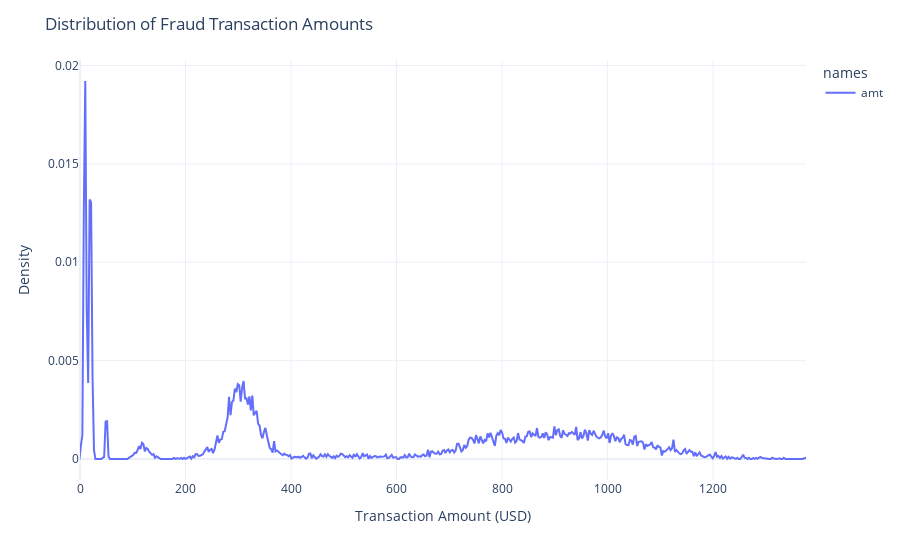
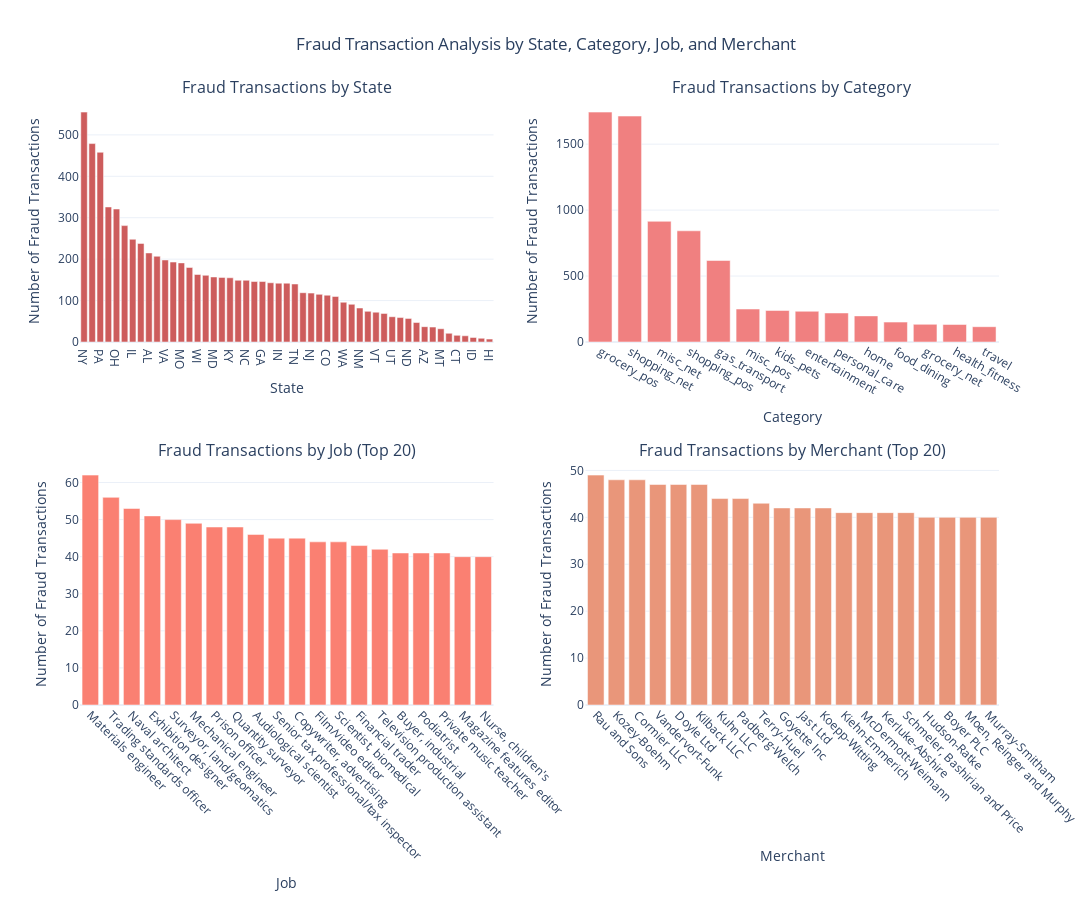

Notebook code for these charts, in order:
### Markdown cell above
Fraud statistics

### Code cell
import pandas as pd
import plotly.graph_objects as go
from plotly.subplots import make_subplots

# Fraud statistics
fraud_count = df_cleaned.filter(sf.col("is_fraud") == 1).count()
print(f"Total fraud transactions: {fraud_count}")

percentage_fraud = (fraud_count / total_count) * 100
print(f"Percentage of fraud transactions: {percentage_fraud:.2f}%")

fraud_data = df_cleaned.filter(sf.col("is_fraud") == 1)

max_amt_fraud = fraud_data.agg(sf.max("amt")).collect()[0][0]

# KDE plot of fraud data
kde_plot_fraud = fraud_data.plot.kde(column = "amt", bw_method=.9, template="plotly_white")
kde_plot_fraud.update_layout(title="Distribution of Fraud Transaction Amounts", xaxis_title="Transaction Amount (USD)", yaxis_title="Density")
kde_plot_fraud.update_xaxes(range=[0, max_amt_fraud])

kde_plot_fraud.show()

# --- New Bar Plots for Fraud Analysis ---

# Aggregate fraud data by 'state'
fraud_state_counts = fraud_data.groupBy("state").count().orderBy(sf.desc("count")).toPandas()

# Aggregate fraud data by 'category'
fraud_category_counts = fraud_data.groupBy("category").count().orderBy(sf.desc("count")).toPandas()

# Aggregate fraud data by 'job' (top 20 for readability)
fraud_job_counts = fraud_data.groupBy("job").count().orderBy(sf.desc("count")).limit(20).toPandas()

# Aggregate fraud data by 'merchant' (top 20 for readability)
fraud_merchant_counts = fraud_data.groupBy("merchant").count().orderBy(sf.desc("count")).limit(20).toPandas()

# Create subplots
fig_bar = make_subplots(
    rows=2, cols=2,
    subplot_titles=(
        'Fraud Transactions by State',
        'Fraud Transactions by Category',
        'Fraud Transactions by Job (Top 20)',
        'Fraud Transactions by Merchant (Top 20)'
    ),
    shared_yaxes=False, # Allow independent y-axes for different scales
    vertical_spacing=0.2,
    horizontal_spacing=0.1
)

# Plot 1: Fraud by State
fig_bar.add_trace(
    go.Bar(
        x=fraud_state_counts['state'],
        y=fraud_state_counts['count'],
        name='Fraud by State',
        marker_color='indianred'
    ),
    row=1, col=1
)
fig_bar.update_yaxes(title_text="Number of Fraud Transactions", row=1, col=1)
fig_bar.update_xaxes(title_text="State", row=1, col=1)


# Plot 2: Fraud by Category
fig_bar.add_trace(
    go.Bar(
        x=fraud_category_counts['category'],
        y=fraud_category_counts['count'],
        name='Fraud by Category',
        marker_color='lightcoral'
    ),
    row=1, col=2
)
fig_bar.update_yaxes(title_text="Number of Fraud Transactions", row=1, col=2)
fig_bar.update_xaxes(title_text="Category", row=1, col=2)


# Plot 3: Fraud by Job
fig_bar.add_trace(
    go.Bar(
        x=fraud_job_counts['job'],
        y=fraud_job_counts['count'],
        name='Fraud by Job',
        marker_color='salmon'
    ),
    row=2, col=1
)
fig_bar.update_yaxes(title_text="Number of Fraud Transactions", row=2, col=1)
fig_bar.update_xaxes(title_text="Job", row=2, col=1, tickangle=45)


# Plot 4: Fraud by Merchant
fig_bar.add_trace(
    go.Bar(
        x=fraud_merchant_counts['merchant'],
        y=fraud_merchant_counts['count'],
        name='Fraud by Merchant',
        marker_color='darksalmon'
    ),
    row=2, col=2
)
fig_bar.update_yaxes(title_text="Number of Fraud Transactions", row=2, col=2)
fig_bar.update_xaxes(title_text="Merchant", row=2, col=2, tickangle=45)


# Update overall layout
fig_bar.update_layout(
    title_text="Fraud Transaction Analysis by State, Category, Job, and Merchant",
    title_x=0.5,
    height=900, # Adjust height to accommodate all subplots
    width=1200, # Adjust width if needed
    showlegend=False,
    template="plotly_white"
)

fig_bar.show()

### Figure 1 — Plotly figure (JSON) as saved in the notebook; plotly's stock layout.template omitted (floating-point values rounded to 4 significant figures; data arrays with more than 128 entries replaced by an {"elided": "..."} marker saying what was removed)
{"data": [{"hovertemplate": "names=amt<br>index=%{x}<br>Density=%{y}<extra></extra>", "legendgroup": "amt", "line": {"color": "#636efa", "dash": "solid"}, "marker": {"symbol": "circle"}, "mode": "lines", "name": "amt", "orientation": "v", "showlegend": true, "type": "scatter", "x": {"elided": "1000 float values"}, "xaxis": "x", "y": {"elided": "1000 float values"}, "yaxis": "y"}], "layout": {"legend": {"title": {"text": "names"}, "tracegroupgap": 0}, "margin": {"t": 60}, "title": {"text": "Distribution of Fraud Transaction Amounts"}, "xaxis": {"anchor": "y", "domain": [0, 1], "range": [0, 1376.0], "title": {"text": "Transaction Amount (USD)"}}, "yaxis": {"anchor": "x", "domain": [0, 1], "title": {"text": "Density"}}}}

### Figure 2 — Plotly figure (JSON) as saved in the notebook; plotly's stock layout.template omitted (floating-point values rounded to 4 significant figures)
{"data": [{"marker": {"color": "indianred"}, "name": "Fraud by State", "type": "bar", "x": ["NY", "TX", "PA", "CA", "OH", "FL", "IL", "MI", "AL", "MN", "VA", "SC", "MO", "NE", "WI", "AR", "MD", "KS", "KY", "OR", "NC", "WV", "GA", "OK", "IN", "IA", "TN", "ME", "NJ", "MS", "CO", "WY", "WA", "LA", "NM", "SD", "VT", "MA", "UT", "NH", "ND", "NV", "AZ", "AK", "MT", "DC", "CT", "RI", "ID", "DE", "HI"], "xaxis": "x", "y": [555, 479, 458, 326, 321, 281, 248, 238, 215, 207, 198, 193, 191, 180, 163, 161, 157, 156, 155, 149, 149, 146, 146, 143, 142, 142, 140, 119, 118, 115, 113, 110, 96, 91, 82, 74, 72, 69, 61, 59, 57, 47, 37, 36, 32, 21, 16, 15, 11, 9, 7], "yaxis": "y"}, {"marker": {"color": "lightcoral"}, "name": "Fraud by Category", "type": "bar", "x": ["grocery_pos", "shopping_net", "misc_net", "shopping_pos", "gas_transport", "misc_pos", "kids_pets", "entertainment", "personal_care", "home", "food_dining", "grocery_net", "health_fitness", "travel"], "xaxis": "x2", "y": [1743, 1713, 915, 843, 618, 250, 239, 233, 220, 198, 151, 134, 133, 116], "yaxis": "y2"}, {"marker": {"color": "salmon"}, "name": "Fraud by Job", "type": "bar", "x": ["Materials engineer", "Trading standards officer", "Naval architect", "Exhibition designer", "Surveyor, land/geomatics", "Mechanical engineer", "Prison officer", "Quantity surveyor", "Audiological scientist", "Senior tax professional/tax inspector", "Copywriter, advertising", "Film/video editor", "Scientist, biomedical", "Financial trader", "Television production assistant", "Buyer, industrial", "Podiatrist", "Private music teacher", "Magazine features editor", "Nurse, children's"], "xaxis": "x3", "y": [62, 56, 53, 51, 50, 49, 48, 48, 46, 45, 45, 44, 44, 43, 42, 41, 41, 41, 40, 40], "yaxis": "y3"}, {"marker": {"color": "darksalmon"}, "name": "Fraud by Merchant", "type": "bar", "x": ["Rau and Sons", "Kozey-Boehm", "Cormier LLC", "Vandervort-Funk", "Doyle Ltd", "Kilback LLC", "Kuhn LLC", "Padberg-Welch", "Terry-Huel", "Goyette Inc", "Jast Ltd", "Koepp-Witting", "Kiehn-Emmerich", "McDermott-Weimann", "Kerluke-Abshire", "Schmeler, Bashirian and Price", "Hudson-Ratke", "Boyer PLC", "Moen, Reinger and Murphy", "Murray-Smitham"], "xaxis": "x4", "y": [49, 48, 48, 47, 47, 47, 44, 44, 43, 42, 42, 42, 41, 41, 41, 41, 40, 40, 40, 40], "yaxis": "y4"}], "layout": {"annotations": [{"font": {"size": 16}, "showarrow": false, "text": "Fraud Transactions by State", "x": 0.225, "xanchor": "center", "xref": "paper", "y": 1, "yanchor": "bottom", "yref": "paper"}, {"font": {"size": 16}, "showarrow": false, "text": "Fraud Transactions by Category", "x": 0.775, "xanchor": "center", "xref": "paper", "y": 1, "yanchor": "bottom", "yref": "paper"}, {"font": {"size": 16}, "showarrow": false, "text": "Fraud Transactions by Job (Top 20)", "x": 0.225, "xanchor": "center", "xref": "paper", "y": 0.4, "yanchor": "bottom", "yref": "paper"}, {"font": {"size": 16}, "showarrow": false, "text": "Fraud Transactions by Merchant (Top 20)", "x": 0.775, "xanchor": "center", "xref": "paper", "y": 0.4, "yanchor": "bottom", "yref": "paper"}], "height": 900, "showlegend": false, "title": {"text": "Fraud Transaction Analysis by State, Category, Job, and Merchant", "x": 0.5}, "width": 1200, "xaxis": {"anchor": "y", "domain": [0, 0.45], "title": {"text": "State"}}, "xaxis2": {"anchor": "y2", "domain": [0.55, 1], "title": {"text": "Category"}}, "xaxis3": {"anchor": "y3", "domain": [0, 0.45], "tickangle": 45, "title": {"text": "Job"}}, "xaxis4": {"anchor": "y4", "domain": [0.55, 1], "tickangle": 45, "title": {"text": "Merchant"}}, "yaxis": {"anchor": "x", "domain": [0.6, 1], "title": {"text": "Number of Fraud Transactions"}}, "yaxis2": {"anchor": "x2", "domain": [0.6, 1], "title": {"text": "Number of Fraud Transactions"}}, "yaxis3": {"anchor": "x3", "domain": [0, 0.4], "title": {"text": "Number of Fraud Transactions"}}, "yaxis4": {"anchor": "x4", "domain": [0, 0.4], "title": {"text": "Number of Fraud Transactions"}}}}
